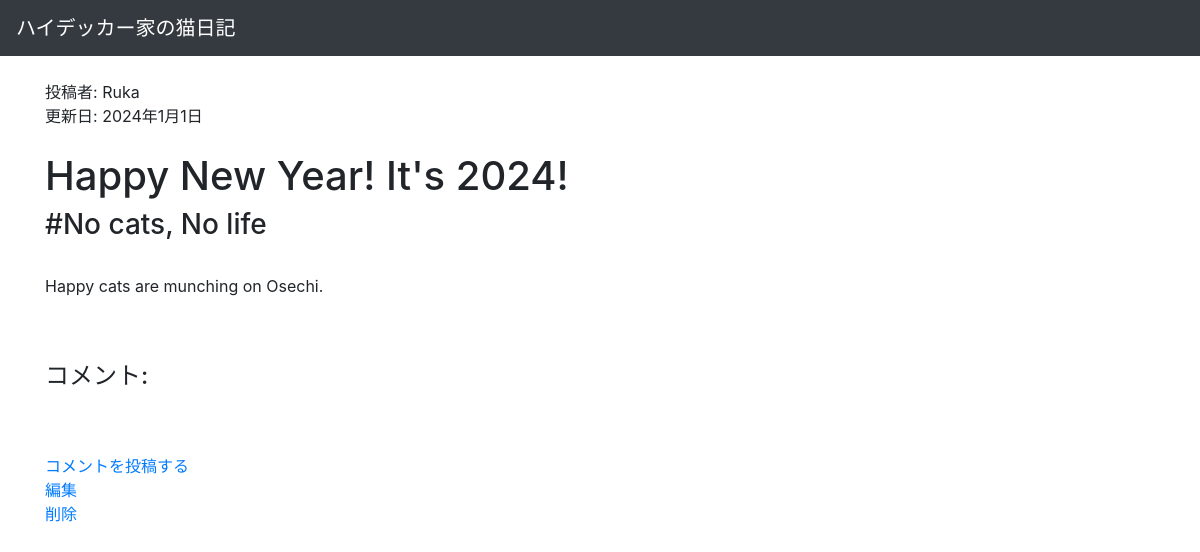
/blogapp/post/3/, run on the app's committed database.
### blogapp/models.py (models this page shows, shortened)
class Post(models.Model):
    title = models.CharField(max_length=100)
    body = models.TextField()
    update_date = models.DateField("Last update", default=timezone.now)
    tags = models.ManyToManyField("Tag", blank=True, related_name="tags_on_post")
    author = models.ForeignKey(Author,on_delete=models.CASCADE)

class Author(models.Model):
    name = models.CharField(max_length=100)
    def __str__(self):
        return self.name

class Tag(models.Model):
     tag_name = models.CharField(max_length=100)
     posts = models.ManyToManyField(Post, blank=True, related_name="posts_under_tag")

### blogapp/views.py (the view)
# urls.py: path("post/<int:pk>/", views.PostDetailView.as_view(), name="post_detail"),
class PostDetailView(generic.DetailView):
    model = Post
    template_name = "blogapp/detail.html"
    def get_context_data(self, **kwargs: Any) -> dict[str, Any]:
        context = super().get_context_data(**kwargs)
        post = self.get_object()
        comments = Comment.objects.filter(post=post)
        context["comment_list"] = comments
        return context

### blogapp/templates/blogapp/detail.html (shortened to what this page needs)
{% extends "blogapp/base.html" %}
{% block main %}
    <h7>投稿者: {{ post.author }} <br> 更新日: {{ post.update_date }}</h7>
    <br>
    <br>
    <h1>{{ post.title }}</h1>
    {% if post.tags.all %}
        <h3>
            {% for tag in post.tags.all %}
                #{{ tag.tag_name }}
            {% endfor %}
        </h3>
    {% endif %}
    <br>
    <p>{{ post.body }}</p>
    <br>
    <br>
    <h4>コメント:</h4>
    <br>
    <br>
    <a href="{% url 'blogapp:comment' object.pk %}">コメントを投稿する</a>
    <br>
    <a href="{% url 'blogapp:update' object.pk %}">編集</a>
    <br>
    <a href="{% url 'blogapp:delete' object.pk %}">削除</a>
{% endblock %}

### data on the page
Post: author "Ruka", update_date "2024年1月1日", title "Happy New Year! It's 2024!", body "Happy cats are munching on Osechi."
Tag: tag_name "No cats, No life"
